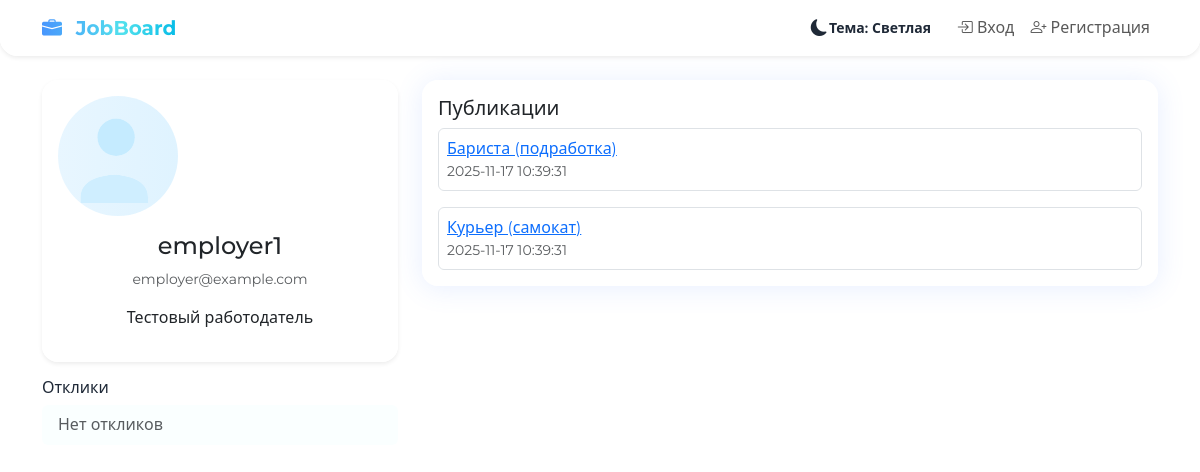
Page /profile/employer1 on the earlier database version.
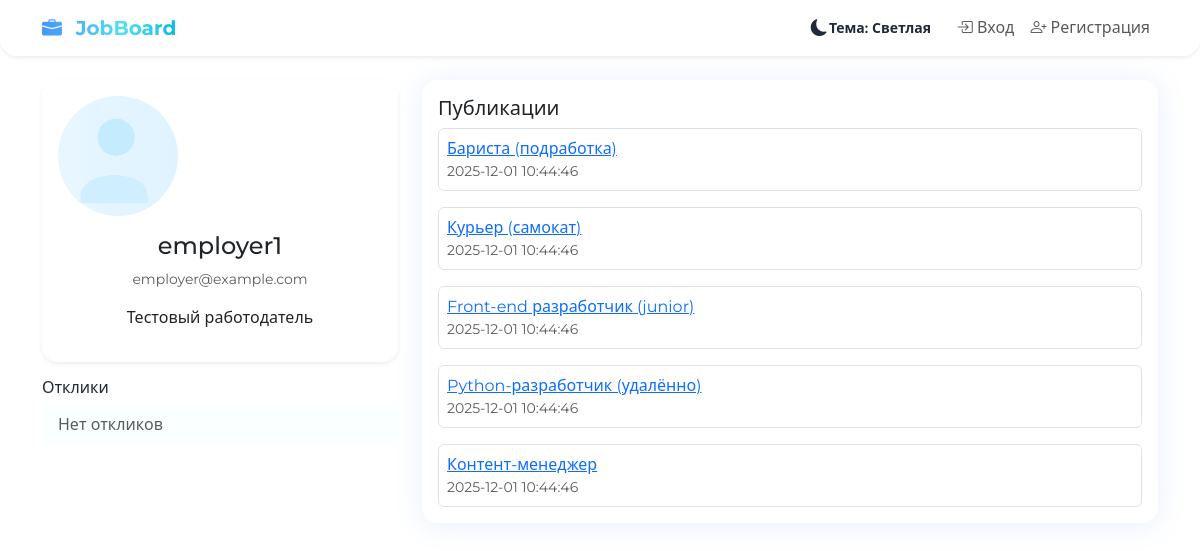
Same page on the later database version.
### tables this page shows
CREATE TABLE jobs (
    id INTEGER PRIMARY KEY AUTOINCREMENT,
    author_id INTEGER,
    title TEXT NOT NULL,
    description TEXT NOT NULL,
    tags TEXT,
    salary TEXT,
    created TIMESTAMP DEFAULT CURRENT_TIMESTAMP,
    FOREIGN KEY (author_id) REFERENCES users(id)
);

### app.py (the view, shortened to what this page needs)
@app.route('/profile/<username>', methods=['GET', 'POST'])
def profile(username):
    user = current_user()
    profile_user = query_db('SELECT * FROM users WHERE username = ?', (username,), one=True)
    if not profile_user:
        abort(404)
    responses = query_db("SELECT responses.*, jobs.title as job_title FROM responses LEFT JOIN jobs ON responses.job_id = jobs.id WHERE responses.user_id = ? ORDER BY responses.created DESC", (profile_user['id'],))
    jobs = query_db("SELECT * FROM jobs WHERE author_id = ? ORDER BY created DESC", (profile_user['id'],))
    return render_template('profile.html', profile=profile_user, responses=responses, jobs=jobs)

### app.py (called while the page is built)
def get_db():
    db = getattr(g, '_database', None)
    if db is None:
        db = g._database = sqlite3.connect(app.config['DATABASE'])
        db.row_factory = sqlite3.Row
    return db

@app.teardown_appcontext
def close_connection(exception):
    db = getattr(g, '_database', None)
    if db is not None:
        db.close()

def query_db(query, args=(), one=False):
    cur = get_db().execute(query, args)
    rv = cur.fetchall()
    cur.close()
    return (rv[0] if rv else None) if one else rv

def current_user():
    if 'user_id' in session:
        return query_db('SELECT * FROM users WHERE id = ?', (session['user_id'],), one=True)
    return None

@app.context_processor
def inject_user():
    return {'user': current_user()}

### templates/profile.html (shortened to what this page needs)
{% extends 'base.html' %}
{% block content %}
<div class="row">
  <div class="col-md-4">
    <div class="card bg-glass shadow-sm p-3 text-center">
      <img src="{{ profile['avatar'] or url_for('static', filename='avatar-default.svg') }}" alt="avatar" width="120" class="rounded-circle mb-3">
      <h4>{{ profile['username'] }}</h4>
      <p class="text-muted small">{{ profile['email'] or '' }}</p>
      <p>{{ profile['about'] or 'Пока нет описания.' }}</p>
    </div>
    <div class="mt-3">
      <h6>Отклики</h6>
      <ul class="list-group">
        {% for r in responses %}
          <li class="list-group-item">
            <a href="{{ url_for('job_detail', job_id=r['job_id']) }}">{{ r['job_title'] or 'Вакансия' }}</a>
            <div class="small text-muted">{{ r['created'] }}</div>
          </li>
        {% else %}
          <li class="list-group-item text-muted">Нет откликов</li>
        {% endfor %}
      </ul>
    </div>
  </div>
  <div class="col-md-8">
    <div class="card bg-glass p-3">
      <h5>Публикации</h5>
      <div class="row g-3">
        {% for job in jobs %}
          <div class="col-12">
            <div class="border p-2 rounded">
              <a href="{{ url_for('job_detail', job_id=job['id']) }}">{{ job['title'] }}</a>
              <div class="small text-muted">{{ job['created'] }}</div>
            </div>
          </div>
        {% else %}
          <div class="col-12 text-muted">Нет публикаций</div>
        {% endfor %}
      </div>
    </div>
  </div>
</div>
{% endblock %}

Differences in the rows shown:
changed jobs "Бариста (подработка)": created "2025-11-17 10:39:31" → "2025-12-01 10:44:46"
changed jobs "Курьер (самокат)": created "2025-11-17 10:39:31" → "2025-12-01 10:44:46"
added jobs: title "Front-end разработчик (junior)", created "2025-12-01 10:44:46"
added jobs: title "Python-разработчик (удалённо)", created "2025-12-01 10:44:46"
added jobs: title "Контент-менеджер", created "2025-12-01 10:44:46"
